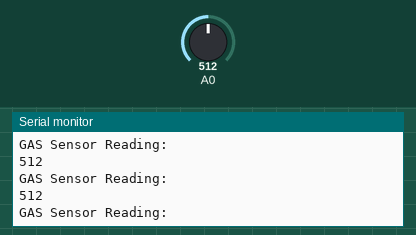
A sketch run on a simulated ESP8266 (NodeMCU). Shown: the last lines printed to the serial monitor. The test bench sets the inputs (shaded band); at power-on: A0 = 512.

Above: at 1.2 s.
1.3 s: A0 set to 104
At 2.0 s:
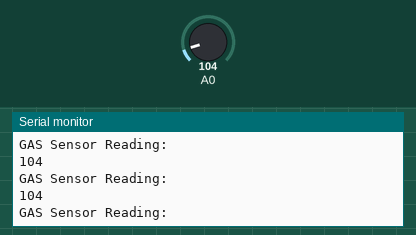
2.8 s: A0 set to 91
At 3.6 s:
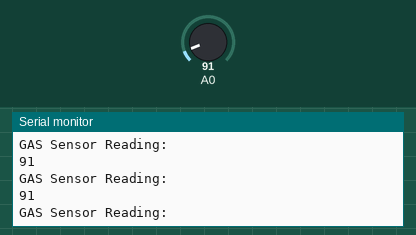
11.8 s: A0 set to 8
At 12.5 s:
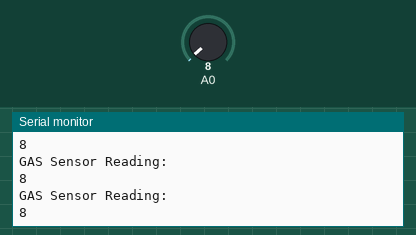
14.8 s: A0 set to 11
At 15.7 s:
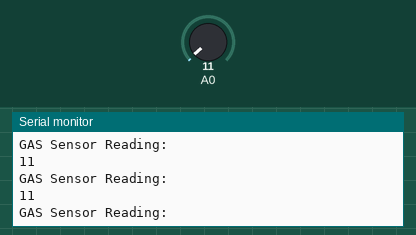
Timing chart, 0 to 17.8 s (numbered marks = the images above; inputs shaded):
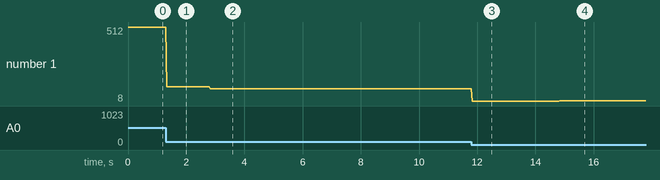

The sketch:

GAS_SENSOR_CALIBRATION_DIGITAL.ino
```cpp
#define GASSENSORPIN D0 //Ambient light sensor reading

void setup()
{
pinMode(GASSENSORPIN, INPUT);

Serial.begin(9600);
}

void loop()
{
 int reading;
reading = analogRead(GASSENSORPIN);//Read light level
Serial.println("GAS Sensor Reading: ");
Serial.println(reading);

Serial.println("\n");
}
```

Measured:
- the behaviour switches between 9 and 10 on A0 (found by bisection; images 3 and 4)
- after the input at 1.3 s, the serial monitor: prints a new line at once (image 1)
- after the input at 2.8 s, the serial monitor: prints a new line at once (image 2)
- after the input at 11.8 s, the serial monitor: prints a new line at once (image 3)
- after the input at 14.8 s, the serial monitor: prints a new line at once (image 4)
- plotted number 1: 512 → 104 after the input at 1.3 s, 104 → 91 after the input at 2.8 s, 91 → 8 after the input at 11.8 s, 8 → 11 after the input at 14.8 s
